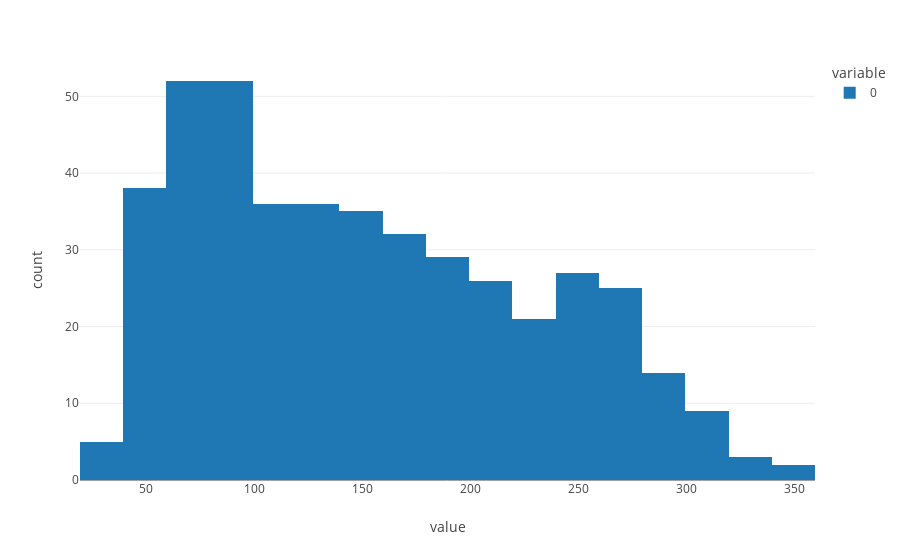

Write notebook code for a chart like this one.
### Code cell
px.histogram(y)

### Figure 1 — Plotly figure (JSON) as saved in the notebook; plotly's stock layout.template omitted (floating-point values rounded to 4 significant figures; data arrays with more than 128 entries replaced by an {"elided": "..."} marker saying what was removed)
{"data": [{"alignmentgroup": "True", "bingroup": "x", "hovertemplate": "variable=0<br>value=%{x}<br>count=%{y}<extra></extra>", "legendgroup": "0", "marker": {"color": "#1F77B4", "pattern": {"shape": ""}}, "name": "0", "offsetgroup": "0", "orientation": "v", "showlegend": true, "type": "histogram", "x": {"elided": "442 int values"}, "xaxis": "x", "yaxis": "y"}], "layout": {"barmode": "relative", "legend": {"title": {"text": "variable"}, "tracegroupgap": 0}, "margin": {"t": 60}, "xaxis": {"anchor": "y", "domain": [0, 1], "title": {"text": "value"}}, "yaxis": {"anchor": "x", "domain": [0, 1], "title": {"text": "count"}}}}
